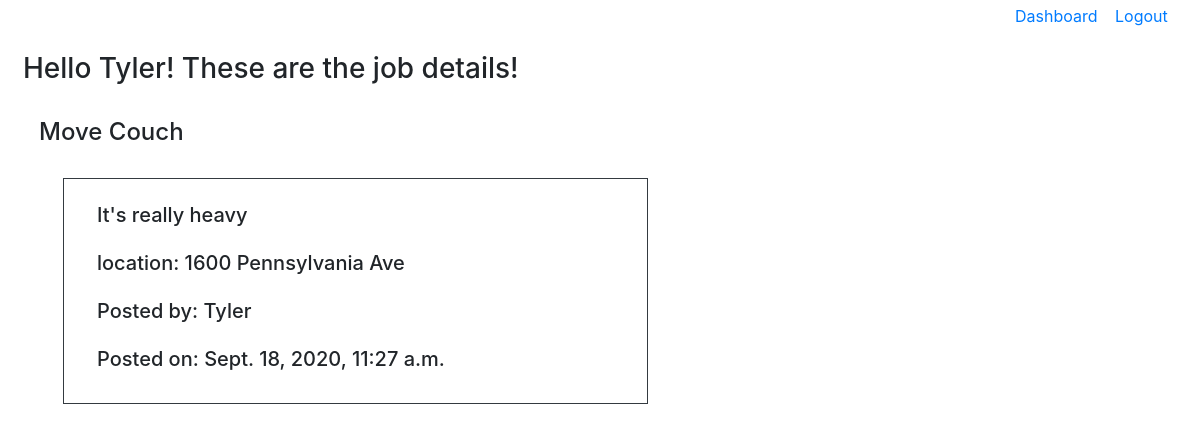
Page /jobs/1 (signed in) on the committed database.
### examApp/models.py (models this page shows)
class User(models.Model):
    first_name=models.CharField(max_length=50)
    last_name=models.CharField(max_length=50)
    email=models.CharField(max_length=50)
    password=models.CharField(max_length=50)
    created_at=models.DateTimeField(auto_now_add=True)
    updated_at=models.DateTimeField(auto_now=True)
    objects=UserManager()

class Job(models.Model):
    posted_by=models.ForeignKey(User, related_name='posted_by', on_delete=models.CASCADE)
    title=models.CharField(max_length=50)
    desc=models.TextField()
    location=models.CharField(max_length=255)
    category=models.CharField(max_length=255)
    created_at=models.DateTimeField(auto_now_add=True)
    updated_at=models.DateTimeField(auto_now=True)
    objects=UserManager()

### dashboardApp/views.py (the view)
# urls.py: path('jobs/<int:id>', views.job_info),
def job_info(request, id):
    context={
        'Job':Job.objects.get(id=id),
        'UserJob':UserJob.objects.filter(job_id=id)
    }
    return render(request, 'job_info.html', context)

### dashboardApp/templates/job_info.html (shortened to what this page needs)
<!DOCTYPE html>
<html lang="en">
<head>
    <link rel="stylesheet" href="https://stackpath.bootstrapcdn.com/bootstrap/4.5.2/css/bootstrap.min.css">
</head>
<body>
    <div class="container-fluid">
        <div class="row mt-1">
            <div class="col-10"></div>
            <div class="col-1"><a href="/dashboard">Dashboard</a></div>
            <div class="col-1"><a href="/logout">Logout</a></div>
        </div>
        <div class="row ml-2 mt-4"><h3>Hello {{request.session.first_name}}! These are the job details!</h3></div>
        <div class="row mt-4 ml-4"><h4>{{Job.title}}</h4></div>
        <div class="col-6 mt-4 ml-5 border border-dark py-4 px-5">
            <div class="row mb-3"><h5>{{Job.desc}}</h5></div>
            <div class="row mb-3"><h5>location: {{Job.location}}</h5></div>
            <div class="row mb-3"><h5>Posted by: {{Job.posted_by.first_name}}</h5></div>
            <div class="row"><h5>Posted on: {{Job.created_at}}</h5></div>
        </div>
    </div>
</body>
</html>

### rows in the picture
User: session.first_name "Tyler"
Job: title "Move Couch", desc "It's really heavy", location "1600 Pennsylvania Ave", posted_by.first_name "Tyler", created_at "Sept. 18, 2020, 11:27 a.m."
